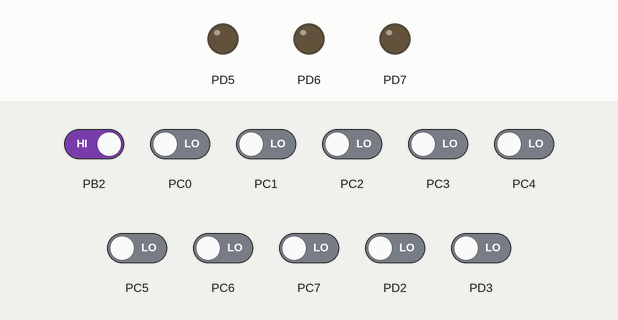
Bench run of a program on a simulated ATmega32, built with avr-gcc and emulated at 8 MHz. Parts: output pins drawn as LEDs (lit = HIGH). The inputs (shaded band) are chosen by the test bench; at power-on: PB2 HIGH, PC0–7, PD2, PD3 LOW.

Above: at 1.2 s.
1.3 s: PB2 driven LOW
At 2.0 s:
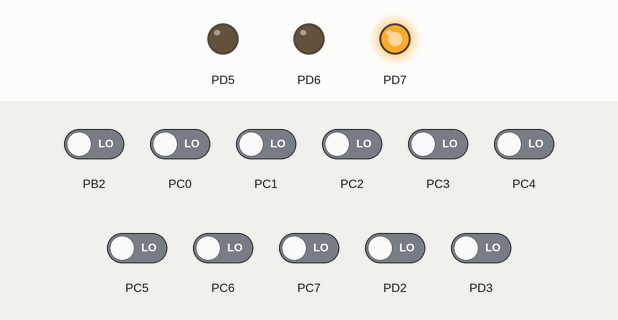
3.8 s: PD2 driven HIGH
At 4.6 s:
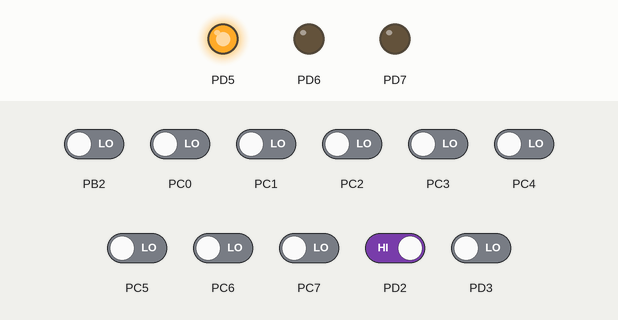
6.3 s: PD3 driven HIGH
At 7.0 s:
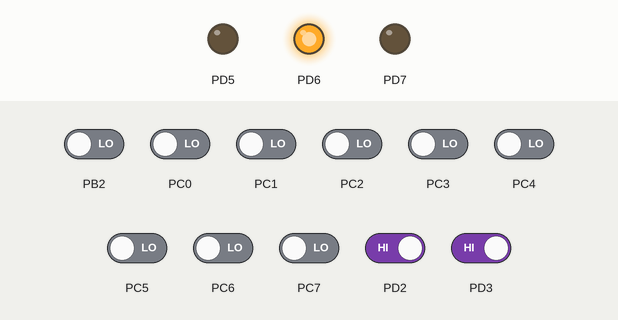
Timing chart, 0 to 9.3 s (numbered marks = the images above; inputs shaded):
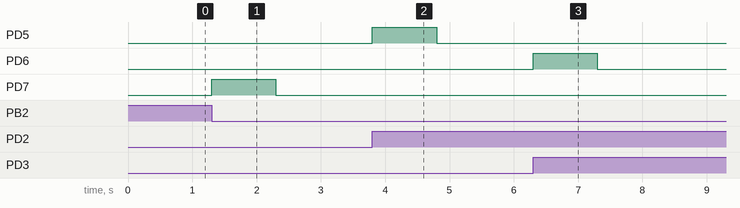

Measured:
- after the input at 1.3 s, PD7: LOW → HIGH at once, → LOW 1.0 s later
- after the input at 3.8 s, PD5: LOW → HIGH at once, → LOW 1.0 s later
- after the input at 6.3 s, PD6: LOW → HIGH at once, → LOW 1.0 s later

The program:

main.c
```c
/*
 * interrupt.c
 *
 * Created: 5/25/2023 8:15:23 AM
 * Author : hassan
 */
#define F_CPU 8000000UL

#include <avr/io.h>
#include <avr/interrupt.h>
#include <util/delay.h>

#define SET_BIT(ADDRESS,BIT) ADDRESS |= (1<<BIT)
#define CLEAR_BIT(ADDRESS,BIT) ADDRESS &= ~(1<<BIT)
#define TOGGLE_BIT(ADDRESS,BIT) ADDERSS ^= (1<<BIT)
#define READ_BIT(ADDRESS,BIT) ((ADDERSS & (1<<BIT))>>BIT)

#define BASE_IO 0x20
#define IO_PORTD *(volatile unsigned int *)(BASE_IO +0x12)
#define IO_DDRD *(volatile unsigned int *)(BASE_IO +0x11)
#define INT_MCUCR *(volatile unsigned int *)(BASE_IO +0x35)
#define INT_MCUCSR *(volatile unsigned int *)(BASE_IO +0x34)
#define INT_GICR *(volatile unsigned int *)(BASE_IO +0x3B)
int main(void)
{
	//pin 5,6,7 output
	SET_BIT(IO_DDRD,5);
	SET_BIT(IO_DDRD,6);
	SET_BIT(IO_DDRD,7);
	//INT0 logical
	SET_BIT(INT_MCUCR,0);
	CLEAR_BIT(INT_MCUCR,1);
	//INT1 rising edge
	SET_BIT(INT_MCUCR,2);
	SET_BIT(INT_MCUCR,3);
	//INT2 falling edge
	CLEAR_BIT(INT_MCUCSR,6);
	//enable INT0 , INT1 , INT2
	SET_BIT(INT_GICR,5);
	SET_BIT(INT_GICR,6);
	SET_BIT(INT_GICR,7);
	//enable G_interrupt
	sei();

    while (1)
    {
		//to show any chang
		CLEAR_BIT(IO_PORTD,5);
		CLEAR_BIT(IO_PORTD,6);
		CLEAR_BIT(IO_PORTD,7);
    }
}

ISR(INT0_vect){
	SET_BIT(IO_PORTD,5);
	_delay_ms(1000);
}
ISR(INT1_vect){
	SET_BIT(IO_PORTD,6);
	_delay_ms(1000);
}
ISR(INT2_vect){
	SET_BIT(IO_PORTD,7);
	_delay_ms(1000);
}
```
